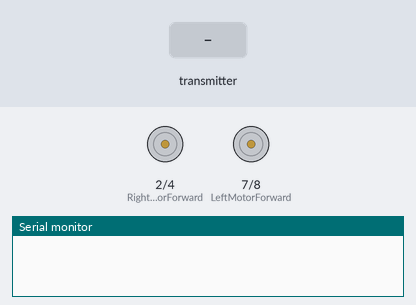
A sketch run on a simulated Arduino Uno, built with avr-gcc and run on an emulated ATmega328P. On the bench: motor-driver pin pairs drawn as motors (green arrow = first pin HIGH = forward, orange = second pin HIGH = backward, longer = more drive), the last lines printed to the serial monitor. Inputs (shaded band) come from the test bench. No radio packets arrive unless stated.

Above: at 1.2 s.
1.3 s: the transmitter starts sending data.0 = 0
At 2.3 s:
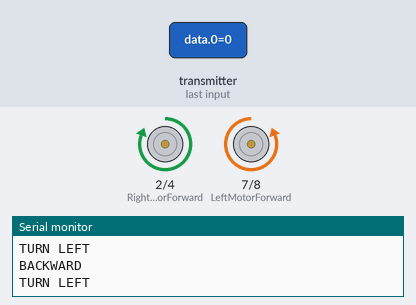
2.8 s: the transmitter starts sending data.1 = 1023
At 3.5 s:
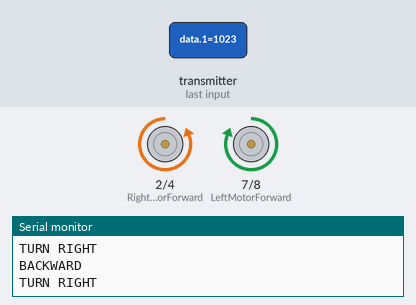
4.3 s: the transmitter starts sending data.1 = 512
At 4.6 s:
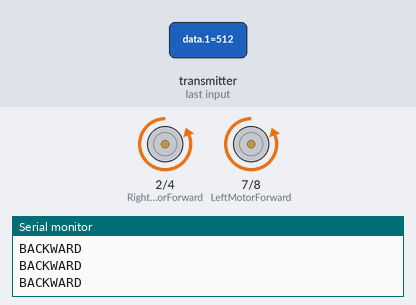
5.8 s: the transmitter starts sending data.0 = 1023
At 7.0 s:
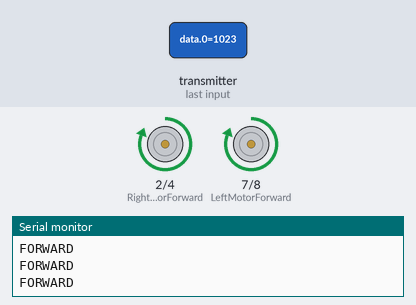
7.3 s: the transmitter starts sending data.0 = 256
At 8.1 s:
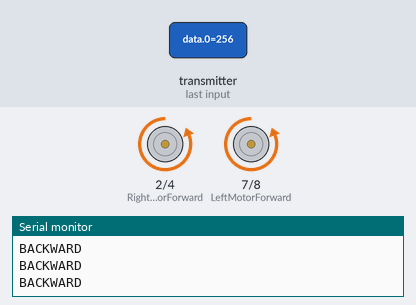
8.8 s: the transmitter starts sending data.1 = 0
At 9.2 s:
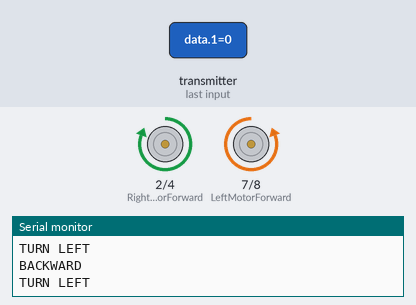
Timing chart, 0 to 11.3 s (numbered marks = the images above; inputs shaded):
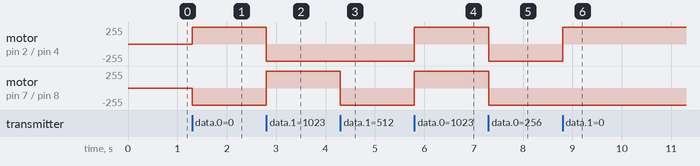

The sketch:

Reciever.ino
```cpp
#include <SPI.h>      //the communication interface with the modem
#include "RF24.h"     //the library which helps us to control the radio modem (nRF24L)

//Motor A
const int RightMotorForward = 2;    // IN1
const int RightMotorBackward = 4;   // IN2

//Motor B
const int LeftMotorForward = 7;     // IN3
const int LeftMotorBackward = 8;    // IN4


int data[2];

RF24 radio(10, 9); //10 and 9 are a digital pin numbers to which signals CE and CSN are connected

const uint64_t pipe = 0xE8E8F0F0E1LL; //the address of the modem,that will receive data from the Arduino


void setup() {
  Serial.begin(9600);
  pinMode(RightMotorForward, OUTPUT);
  pinMode(LeftMotorForward, OUTPUT);
  pinMode(RightMotorBackward, OUTPUT);
  pinMode(LeftMotorBackward, OUTPUT);

  radio.begin();                    //it activates the modem
  radio.openReadingPipe(1, pipe);   //determines the address of our modem which receive data
  radio.startListening();           //enable receiving data via modem
}

void loop() {
  if (radio.available()) {
    radio.read(data, sizeof(data));

    //data X
    if (data[0] > 550) {
      digitalWrite(RightMotorForward, HIGH);
      digitalWrite(RightMotorBackward, LOW);
      digitalWrite(LeftMotorForward, HIGH);
      digitalWrite(LeftMotorBackward, LOW);
      Serial.println("FORWARD");
    }

    //data X
    if (data[0] < 400) {
      digitalWrite(RightMotorForward, LOW);
      digitalWrite(RightMotorBackward, HIGH);
      digitalWrite(LeftMotorForward, LOW);
      digitalWrite(LeftMotorBackward, HIGH);
            //delay(3000);

      Serial.println("BACKWARD");
    }

    //data Y
    if (data[1] > 550 ) {
      digitalWrite(RightMotorForward, LOW);
      digitalWrite(RightMotorBackward, HIGH);
      digitalWrite(LeftMotorForward, HIGH);
      digitalWrite(LeftMotorBackward, LOW);
        //    delay(3000);

      Serial.println("TURN RIGHT");
    }

    //data Y
    if (data[1] < 400 ) {
      digitalWrite(RightMotorForward, HIGH);
      digitalWrite(RightMotorBackward, LOW);
      digitalWrite(LeftMotorForward, LOW);
      digitalWrite(LeftMotorBackward, HIGH);
         //   delay(3000);

      Serial.println("TURN LEFT");
    }

    if (data[0] < 550 && data[0] > 400 && data[1] < 550 && data[1] > 400) {
      digitalWrite(RightMotorForward, LOW);
      digitalWrite(RightMotorBackward, LOW);
      digitalWrite(LeftMotorForward, LOW);
      digitalWrite(LeftMotorBackward, LOW);
         //   delay(3000);

      Serial.println("STOP");
    }

  }
}
```

Measured:
- after the input at 1.3 s, motor on pin 2 (RightMotorForward) / pin 4 (RightMotorBackward): stopped → forward 255/255 at once; motor on pin 7 (LeftMotorForward) / pin 8 (LeftMotorBackward): stopped → backward 255/255 at once
- after the input at 2.8 s, motor on pin 2 (RightMotorForward) / pin 4 (RightMotorBackward): forward 255/255 → backward 255/255 at once; motor on pin 7 (LeftMotorForward) / pin 8 (LeftMotorBackward): backward 255/255 → forward 255/255 at once
- after the input at 4.3 s, motor on pin 7 (LeftMotorForward) / pin 8 (LeftMotorBackward): forward 255/255 → backward 255/255 at once
- after the input at 5.8 s, motor on pin 2 (RightMotorForward) / pin 4 (RightMotorBackward), motor on pin 7 (LeftMotorForward) / pin 8 (LeftMotorBackward): backward 255/255 → forward 255/255 at once
- after the input at 7.3 s, motor on pin 2 (RightMotorForward) / pin 4 (RightMotorBackward), motor on pin 7 (LeftMotorForward) / pin 8 (LeftMotorBackward): forward 255/255 → backward 255/255 at once
- after the input at 8.8 s, motor on pin 2 (RightMotorForward) / pin 4 (RightMotorBackward): backward 255/255 → forward 255/255 at once
